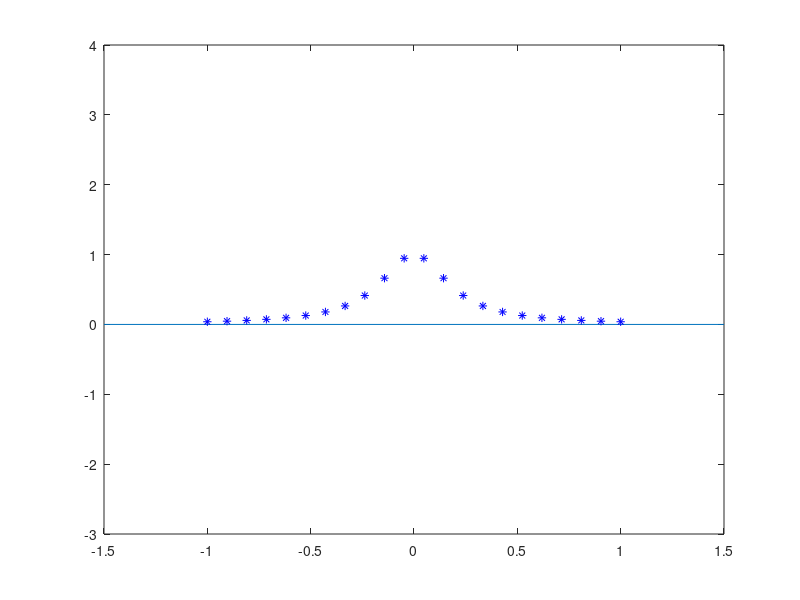

Recreate this plot in MATLAB. (Note: this script raises an error after producing the figure.)
% ejercicio4 fenomeno Runge

clear all
clc
%clf

addpath('../Matrices')


f=@ (x) 1./(1+25.*x.^2);

x=linspace(-1,+1,22);
y=f(x);

n=[1,5,7,9,21]

figure(1)

plot([-1.5,1.5],[0,0],x,y,'b*')
ylim([-3,4])
hold on


tx=linspace(-1,+1,127);
for i=1:length(n)
  pi=polinomioFit2(x,y,n(i));
  plot(tx,polyval(pi,tx))
  
end 
legend('OX','puntos','p_1','p5','p7','p9','p21')
hold off











rmpath('../Matrices')